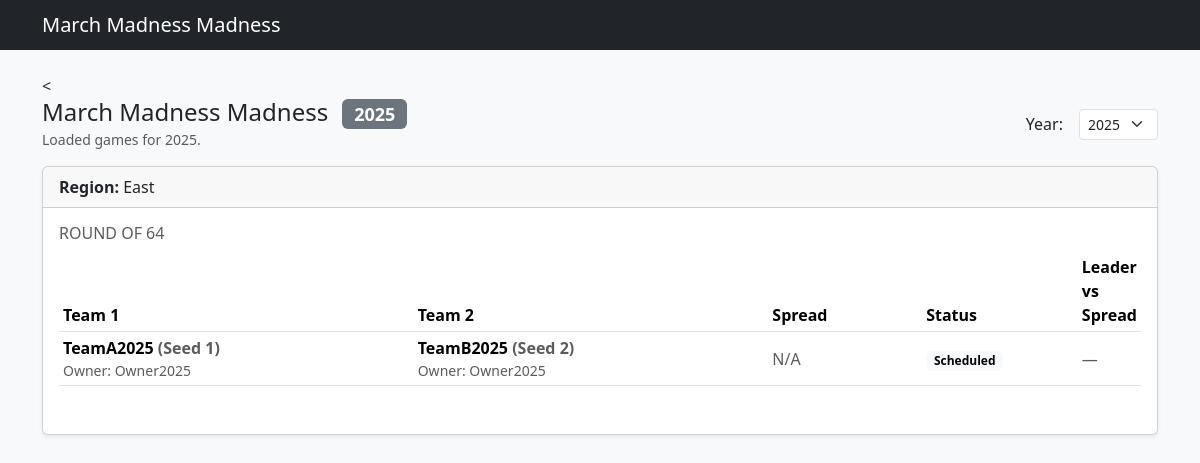
The page / on the database its author committed.
### models.py (models this page shows, shortened)
class Game(db.Model):
    id = db.Column(db.Integer, primary_key=True)
    year = db.Column(db.Integer, nullable=False,
                     index=True, default=current_year)
    round = db.Column(db.String(20), nullable=False)
    region = db.Column(db.String(50), nullable=True)
    team1_id = db.Column(db.Integer, db.ForeignKey("team.id"))
    team2_id = db.Column(db.Integer, db.ForeignKey("team.id"))
    team1_owner_id = db.Column(
        db.Integer, db.ForeignKey("participant.id"), nullable=True)
    team2_owner_id = db.Column(
        db.Integer, db.ForeignKey("participant.id"), nullable=True)
    spread = db.Column(db.Float, nullable=True)
    spread_favorite_team_id = db.Column(
        db.Integer, db.ForeignKey("team.id"), nullable=True)
    team1_score = db.Column(db.Integer, nullable=True)
    team2_score = db.Column(db.Integer, nullable=True)
    winner_id = db.Column(db.Integer, db.ForeignKey("team.id"), nullable=True)
    status = db.Column(db.String(20), default="Scheduled", nullable=False)
    game_time = db.Column(db.DateTime, nullable=True)
    next_game_id = db.Column(
        db.Integer, db.ForeignKey("game.id"), nullable=True)
    next_game_slot = db.Column(db.Integer, nullable=True)  # 1 or 2
    team1 = db.relationship("Team", foreign_keys=[team1_id], lazy="joined")
    team2 = db.relationship("Team", foreign_keys=[team2_id], lazy="joined")
    team1_owner = db.relationship("Participant", foreign_keys=[
                                  team1_owner_id], lazy="joined")
    team2_owner = db.relationship("Participant", foreign_keys=[
                                  team2_owner_id], lazy="joined")
    spread_favorite_team = db.relationship(
        "Team", foreign_keys=[spread_favorite_team_id], lazy="joined")
    winner = db.relationship("Team", foreign_keys=[winner_id], lazy="joined")
    next_game = db.relationship("Game", remote_side=[id], lazy="joined")
    def spread_label(self):
        if self.spread is None or not self.spread_favorite_team:
            return None
        return f"{self.spread_favorite_team.name} -{self.spread:g}"
    def score_label(self):
        if self.team1_score is None or self.team2_score is None:
            return None
        return f"{self.team1_score}–{self.team2_score}"

class Team(db.Model):
    id = db.Column(db.Integer, primary_key=True)
    name = db.Column(db.String(100), nullable=False, unique=False)
    seed = db.Column(db.Integer, nullable=True)
    region = db.Column(db.String(50), nullable=True)
    year = db.Column(db.Integer, nullable=False,
                     index=True, default=current_year)
    initial_owner_id = db.Column(
        db.Integer, db.ForeignKey("participant.id"), nullable=True)
    current_owner_id = db.Column(
        db.Integer, db.ForeignKey("participant.id"), nullable=True)
    initial_owner = db.relationship("Participant", foreign_keys=[
                                    initial_owner_id], lazy="joined")
    current_owner = db.relationship("Participant", foreign_keys=[
                                    current_owner_id], lazy="joined")

class Participant(db.Model):
    id = db.Column(db.Integer, primary_key=True)
    name = db.Column(db.String(100), nullable=False, unique=True)
    email = db.Column(db.String(120), nullable=True)

### app.py (the view)
    @app.route("/")
    def home():
        years = [y for (y,) in db.session.query(
            Game.year).distinct().order_by(Game.year.asc()).all()]
        if years:
            default_year = years[-1]  # latest
        else:
            default_year = datetime.now(timezone.utc).year
        try:
            selected_year = int(request.args.get("year", default_year))
        except ValueError:
            selected_year = default_year
        games = (
            Game.query
            .filter(Game.year == selected_year)
            .order_by(Game.region.asc(), Game.round.asc(), Game.id.asc())
            .all()
        )
        for g in games:
            try:
                g._live_owner_leader = live_owner_leader_vs_spread(
                    g)  # type: ignore[attr-defined]
            except Exception:
                g._live_owner_leader = None  # type: ignore[attr-defined]
        grouped: Dict[str, Dict[str, list[Game]]] = {}
        for g in games:
            region_key = g.region or "Unknown"
            round_key = g.round
            grouped.setdefault(region_key, {}).setdefault(
                round_key, []).append(g)
        return render_template(
            "index.html",
            message=f"Loaded games for {selected_year}.",
            grouped=grouped,
            years=years,
            selected_year=selected_year,
        )

### bracket_logic.py (called while the page is built, shortened)
def live_owner_leader_vs_spread(game: Game) -> Optional[Participant]:
    if game.status != "In Progress":
        return None

### templates/index.html (shortened to what this page needs)
<!DOCTYPE html>
<html lang="en">
  <head>
    <link
      href="https://cdn.jsdelivr.net/npm/bootstrap@5.3.3/dist/css/bootstrap.min.css"
      rel="stylesheet"
    />
    <link
      rel="stylesheet"
      href="{{ url_for('static', filename='style.css') }}"
    />
  </head>
  <body class="bg-light">
    <nav class="navbar navbar-dark bg-dark">
      <div class="container">
        <span class="navbar-brand mb-0 h1">March Madness Madness</span>
      </div>
    </nav>
    <main class="container py-4">
      <<div class="d-flex align-items-center justify-content-between mb-3">
  <div>
    <h1 class="h4 mb-0">
      March Madness Madness
      <span class="badge text-bg-secondary ms-2">{{ selected_year }}</span>
    </h1>
    {% if message %}
      <div class="text-muted small">{{ message }}</div>
    {% endif %}
  </div>
  {% if years and years|length > 1 %}
    <form method="get" class="d-flex align-items-center gap-2">
      <label for="year" class="form-label mb-0 me-2">Year:</label>
      <select id="year" name="year" class="form-select form-select-sm" onchange="this.form.submit()">
        {% for y in years %}
          <option value="{{ y }}" {% if y == selected_year %}selected{% endif %}>{{ y }}</option>
        {% endfor %}
      </select>
    </form>
  {% endif %}
</div>
      {% if grouped %}
      {% for region, rounds in grouped.items() %}
      <div class="card mb-4 shadow-sm">
        <div class="card-header"><strong>Region:</strong> {{ region }}</div>
        <div class="card-body">
          {% for round_label, games in rounds.items() %}
          <h2 class="h6 text-uppercase text-muted">
            Round of {{ round_label }}
          </h2>
          <div class="table-responsive mb-3">
            <table class="table table-sm align-middle">
              <thead>
                <tr>
                  <th style="width: 35%">Team 1</th>
                  <th style="width: 35%">Team 2</th>
                  <th style="width: 15%">Spread</th>
                  <th style="width: 15%">Status</th>
                  <th style="width: 20%">Leader vs Spread</th>
                </tr>
              </thead>
              <tbody>
                {% for g in games %}
                <tr>
                  <td>
                    <div class="fw-semibold">
                      {{ g.team1.name }}
                      <span class="text-muted">(Seed {{ g.team1.seed }})</span>
                    </div>
                    <div class="text-muted small">
                      Owner: {{ g.team1_owner.name if g.team1_owner else "—" }}
                    </div>
                  </td>
                  <td>
                    <div class="fw-semibold">
                      {{ g.team2.name }}
                      <span class="text-muted">(Seed {{ g.team2.seed }})</span>
                    </div>
                    <div class="text-muted small">
                      Owner: {{ g.team2_owner.name if g.team2_owner else "—" }}
                    </div>
                  </td>
                  <td>
                    {% if g.spread_label() %}
                    <span class="badge text-bg-info">{{ g.spread_label() }}</span>
                    {% else %}
                    <span class="text-muted">N/A</span>
                    {% endif %}
                  </td>
                  <td>
                    <span class="badge text-bg-light">{{ g.status }}</span>
                  </td>
                  <td>
                    {% if g.status == "In Progress" and g._live_owner_leader %}
                    <span class="badge text-bg-success">
                      {{ g._live_owner_leader.name }}
                    </span>
                    {% elif g.status == "In Progress" %}
                    <span class="text-muted">Calculating…</span>
                    {% else %}
                    <span class="text-muted">—</span>
                    {% endif %}
                  </td>
                </tr>
                {% endfor %}
              </tbody>
            </table>
          </div>
          {% endfor %}
        </div>
      </div>
      {% endfor %}
      {% else %}
      <div class="alert alert-warning">
        No games found. Did you run <code>python seed_data.py</code>?
      </div>
      {% endif %}
    </main>
  </body>
</html>

### rows shown on the page
Game: region "East", round "64", team1.name "TeamA2025", team1.seed "1", team1_owner "Owner2025", team2.name "TeamB2025", team2.seed "2", team2_owner "Owner2025", shows "N/A", status "Scheduled"

### other values the page prints
{{ selected_year }} "2025"
{{ message }} "Loaded games for 2025."
form field year "2025"
